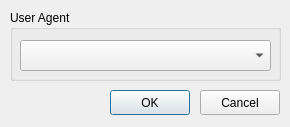
<?xml version="1.0" encoding="UTF-8"?>
<ui version="4.0">
 <class>DialogSettings</class>
 <widget class="QDialog" name="DialogSettings">
  <property name="geometry">
   <rect>
    <x>0</x>
    <y>0</y>
    <width>290</width>
    <height>127</height>
   </rect>
  </property>
  <property name="windowTitle">
   <string>Settings</string>
  </property>
  <widget class="QGroupBox" name="groupUserAgent">
   <property name="geometry">
    <rect>
     <x>10</x>
     <y>10</y>
     <width>271</width>
     <height>71</height>
    </rect>
   </property>
   <property name="title">
    <string>User Agent</string>
   </property>
   <widget class="QComboBox" name="userAgentList">
    <property name="geometry">
     <rect>
      <x>10</x>
      <y>30</y>
      <width>251</width>
      <height>31</height>
     </rect>
    </property>
   </widget>
  </widget>
  <widget class="QPushButton" name="buttonOK">
   <property name="geometry">
    <rect>
     <x>110</x>
     <y>90</y>
     <width>80</width>
     <height>25</height>
    </rect>
   </property>
   <property name="text">
    <string>OK</string>
   </property>
  </widget>
  <widget class="QPushButton" name="buttonCancel">
   <property name="geometry">
    <rect>
     <x>200</x>
     <y>90</y>
     <width>80</width>
     <height>25</height>
    </rect>
   </property>
   <property name="text">
    <string>Cancel</string>
   </property>
  </widget>
 </widget>
 <resources/>
 <connections>
  <connection>
   <sender>buttonOK</sender>
   <signal>clicked()</signal>
   <receiver>DialogSettings</receiver>
   <slot>actionOK()</slot>
   <hints>
    <hint type="sourcelabel">
     <x>149</x>
     <y>102</y>
    </hint>
    <hint type="destinationlabel">
     <x>144</x>
     <y>63</y>
    </hint>
   </hints>
  </connection>
  <connection>
   <sender>buttonCancel</sender>
   <signal>clicked()</signal>
   <receiver>DialogSettings</receiver>
   <slot>actionCancel()</slot>
   <hints>
    <hint type="sourcelabel">
     <x>239</x>
     <y>102</y>
    </hint>
    <hint type="destinationlabel">
     <x>144</x>
     <y>63</y>
    </hint>
   </hints>
  </connection>
 </connections>
 <slots>
  <slot>actionOK()</slot>
  <slot>actionCancel()</slot>
 </slots>
</ui>
